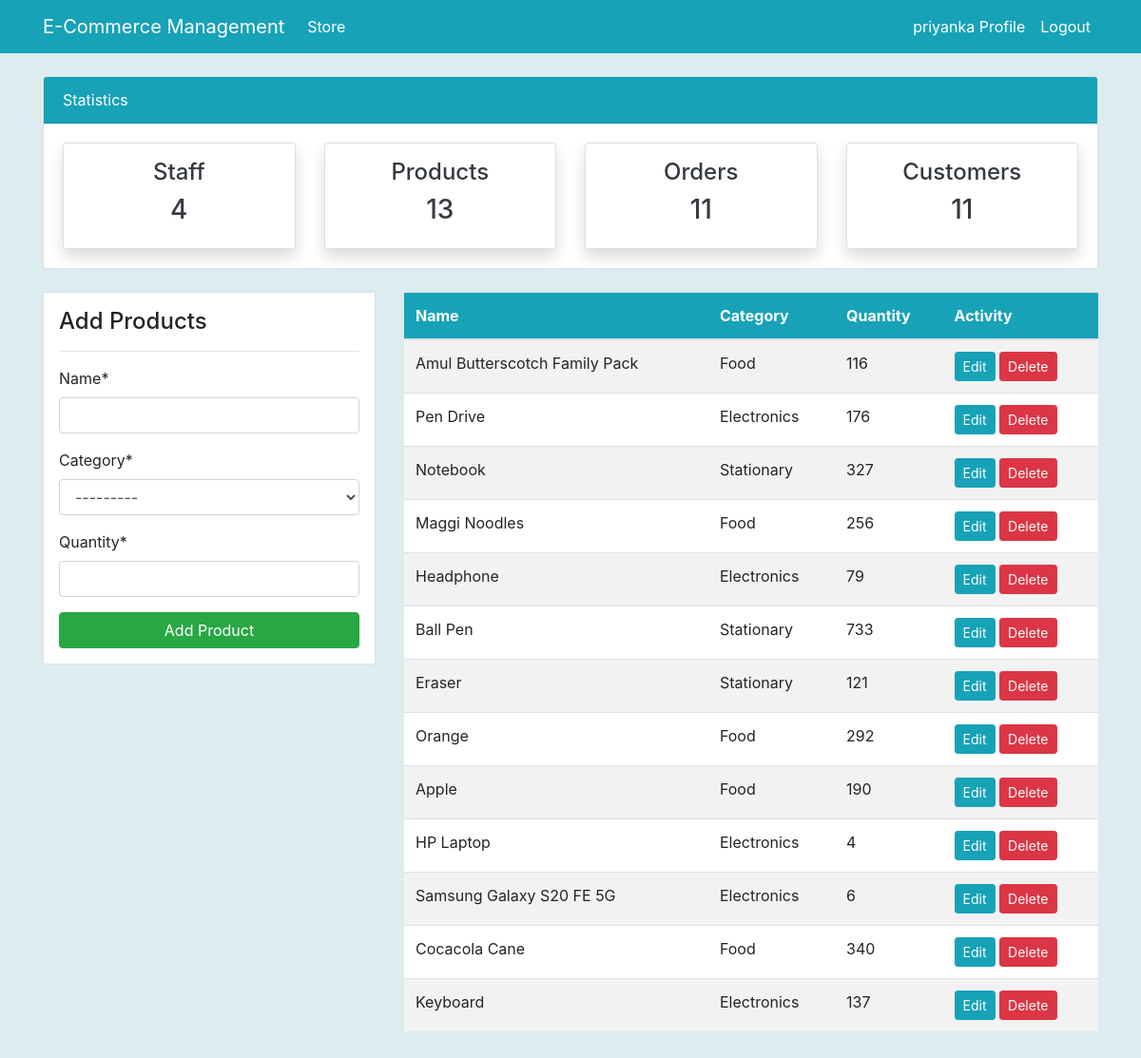
/product/ (signed in), run on an earlier commit of the app's database.
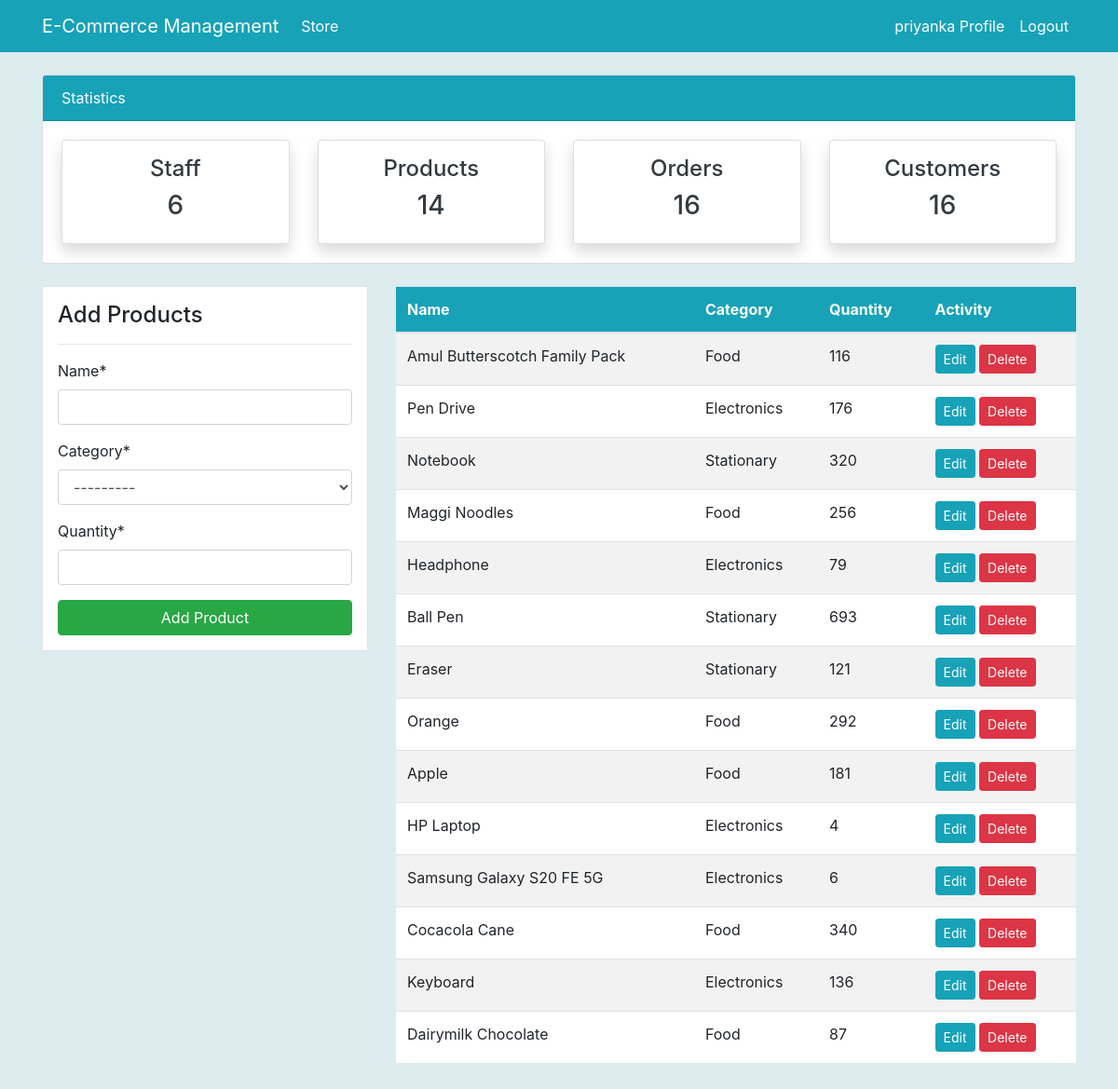
And on a later commit of the database.
### store/models.py (models this page shows, shortened)
class Product(models.Model):
    CATEGORY = [
        ("Stationary", "Stationary"),
        ("Electronics", "Electronics"),
        ("Food", "Food"),
    ]
    name = models.CharField(max_length=255, null=True)
    category = models.CharField(max_length=255, choices=CATEGORY, null=True)
    quantity = models.PositiveIntegerField(null=True)

### store/views.py (the view)
# urls.py: path("product/", views.product, name="store-product"),
@login_required
def product(request):
    items = Product.objects.all()
    if request.method == "POST":
        form = ProductForm(request.POST)
        if form.is_valid():
            form.save()
            product_name = form.cleaned_data.get("name")
            messages.success(request, f"{product_name} added successfully")
            return redirect("store-product")
    else:
        form = ProductForm()
    context = {
        "items": items,
        "form": form,
    }
    context.update(nav_items())
    return render(request, "product.html", context)

### store/forms.py
class ProductForm(forms.ModelForm):
    class Meta:
        model = Product
        fields = ["name", "category", "quantity"]

### store/views.py (called while the page is built)
def nav_items():
    orders_count = Order.objects.all().count()
    products_count = Product.objects.all().count()
    workers_count = User.objects.all().count()
    customers_count = Customer.objects.count()
    data = {
        "orders_count": orders_count,
        "workers_count": workers_count,
        "products_count": products_count,
        "customers_count": customers_count,
    }
    return data

### store/templates/product.html (shortened to what this page needs)
{% extends "base.html" %}
{% load crispy_forms_tags %}
{% block content %}
  {% include "top_nav.html" %}
<div class="container">
  <div class="row my-4">
    <div class="col-md-4">
      <div class="border bg-white p-3">
        <h4>Add Products</h4>
        <hr>
        <form method="post">
          {{form|crispy}}
          <input class="btn btn-success btn-block" type="submit" value="Add Product">
        </form>
      </div>
    </div>
    <div class="col-md-8">
      <table class="table table-striped bg-white">
        <thead class="bg-info">
          <tr class="text-white">
            <th scope="col">Name</th>
            <th scope="col">Category</th>
            <th scope="col">Quantity</th>
            <th scope="col">Activity</th>
          </tr>
        </thead>
        <tbody>
          {% for item in items %}
          <tr>
            <td>{{item.name}}</td>
            <td>{{item.category}}</td>
            <td>{{item.quantity}}</td>
            <td>
              <a class="btn btn-info btn-sm" href="{% url 'store-product-update' item.id %}">Edit</a>
              <a class="btn btn-danger btn-sm" href="{% url 'store-product-delete' item.id %}">Delete</a>
            </td>
          </tr>
          {% endfor %}
        </tbody>
      </table>
    </div>
  </div>
</div>
{% endblock content %}

What changed in the data, as far as the page shows it:
changed Product "Notebook": quantity "327" → "320"
changed Product "Ball Pen": quantity "733" → "693"
changed Product "Apple": quantity "190" → "181"
changed Product "Keyboard": quantity "137" → "136"
added Product: name "Dairymilk Chocolate", category "Food", quantity "87"
Also different on the page:
{{ workers_count }}: "4" → "6"
{{ products_count }}: "13" → "14"
{{ orders_count }}: "11" → "16"
{{ customers_count }}: "11" → "16"
